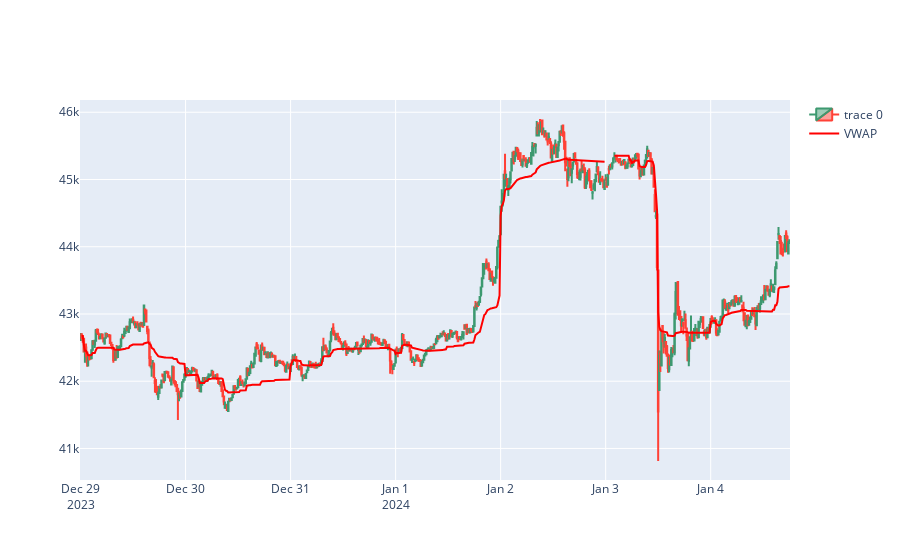

Write notebook code for a chart like this one.
### Code cell
import plotly.graph_objects as go

dfpl = data[:]
fig = go.Figure(data=[go.Candlestick(x=dfpl.index,
                open=dfpl['Open'],
                high=dfpl['High'],
                low=dfpl['Low'],
                close=dfpl['Close'])])

# Add the moving averages to the plot
fig.add_trace(go.Scatter(x=dfpl.index, y=dfpl['VWAP_D'], mode='lines', name='VWAP', line=dict(color='red')))

fig.update_layout(xaxis_rangeslider_visible=False)
fig.show()

### Figure 1 — Plotly figure (JSON) as saved in the notebook; plotly's stock layout.template omitted (floating-point values rounded to 4 significant figures; data arrays with more than 128 entries replaced by an {"elided": "..."} marker saying what was removed)
{"data": [{"close": {"elided": "649 float values"}, "high": {"elided": "649 float values"}, "low": {"elided": "649 float values"}, "open": {"elided": "649 float values"}, "type": "candlestick", "x": {"elided": "649 str values"}}, {"line": {"color": "red"}, "mode": "lines", "name": "VWAP", "type": "scatter", "x": {"elided": "649 str values"}, "y": {"elided": "649 float values"}}], "layout": {"xaxis": {"rangeslider": {"visible": false}}}}
